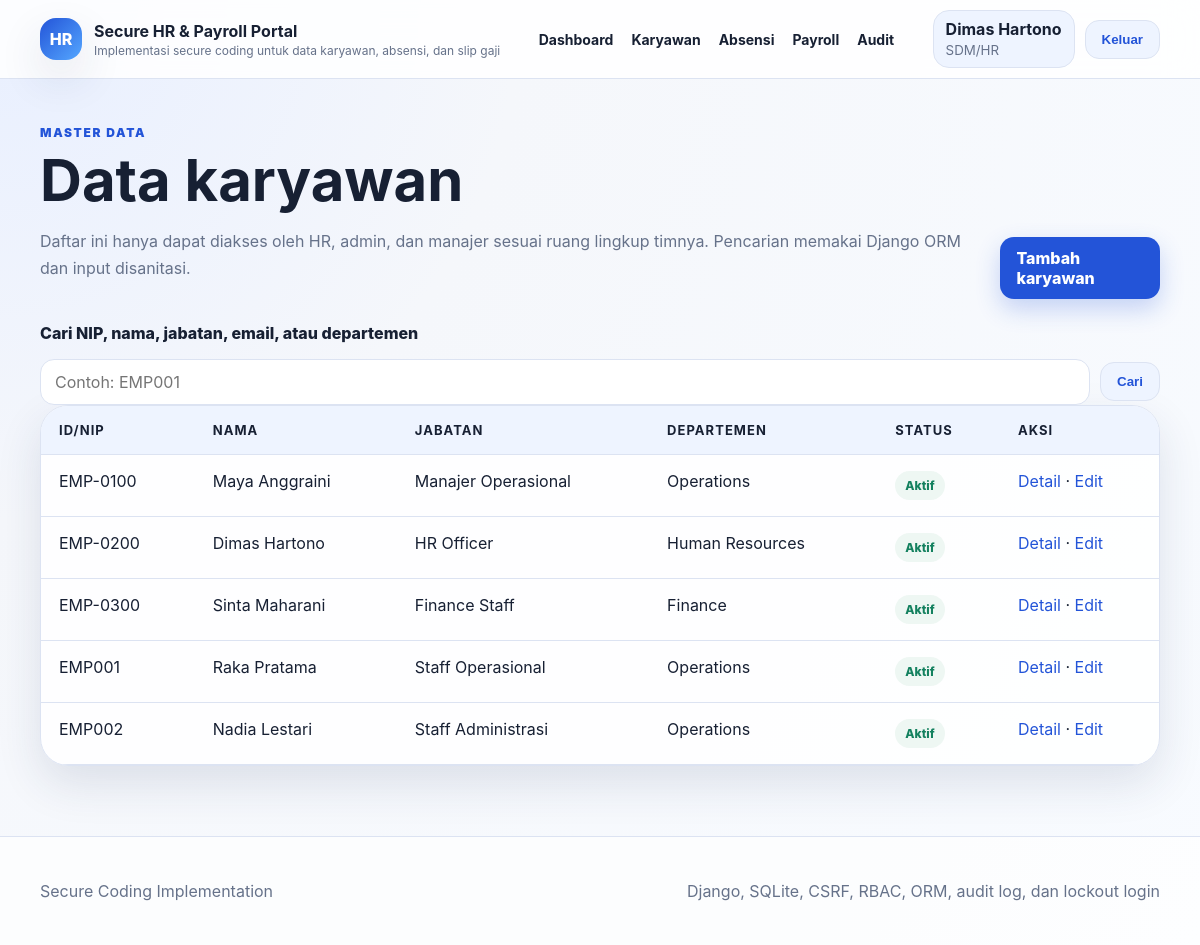
/employees/ (signed in), run on the app's committed database.
### accounts/models.py (models this page shows, shortened)
class User(AbstractUser):
    ROLE_EMPLOYEE = "employee"
    ROLE_MANAGER = "manager"
    ROLE_HR = "hr"
    ROLE_FINANCE = "finance"
    ROLE_ADMIN = "admin"
    ROLE_CHOICES = [
        (ROLE_EMPLOYEE, "Karyawan"),
        (ROLE_MANAGER, "Manajer Karyawan"),
        (ROLE_HR, "SDM/HR"),
        (ROLE_FINANCE, "Finance"),
        (ROLE_ADMIN, "Admin Sistem"),
    ]
    role = models.CharField(max_length=20, choices=ROLE_CHOICES, default=ROLE_EMPLOYEE)
    display_name = models.CharField(max_length=150, blank=True)
    @property
    def role_label(self) -> str:
        return dict(self.ROLE_CHOICES).get(self.role, self.role)

### core/models.py (models this page shows, shortened)
class EmployeeProfile(models.Model):
    STATUS_ACTIVE = "active"
    STATUS_INACTIVE = "inactive"
    STATUS_RESIGNED = "resigned"
    STATUS_CHOICES = [
        (STATUS_ACTIVE, "Aktif"),
        (STATUS_INACTIVE, "Nonaktif"),
        (STATUS_RESIGNED, "Resign"),
    ]
    user = models.OneToOneField(settings.AUTH_USER_MODEL, on_delete=models.CASCADE, related_name="employee_profile")
    employee_id = models.CharField(
        max_length=20,
        unique=True,
        validators=[RegexValidator(r"^EMP-?[0-9]{3,8}$", "Format ID karyawan harus seperti EMP001 atau EMP-0001.")],
    )
    full_name = models.CharField(max_length=120)
    position = models.CharField(
        max_length=80,
        default="Staff",
        validators=[RegexValidator(r"^[A-Za-zÀ-ÿ0-9 .,'/&()\-]{2,80}$", "Jabatan mengandung karakter tidak valid.")],
    )
    nik = models.CharField(
        max_length=16,
        unique=True,
        validators=[RegexValidator(r"^[0-9]{16}$", "NIK harus terdiri dari 16 digit.")],
    )
    email = models.EmailField(unique=True)
    phone = models.CharField(
        max_length=20,
        validators=[RegexValidator(r"^[0-9+() -]{8,20}$", "Nomor telepon mengandung karakter tidak valid.")],
    )
    address = models.TextField(max_length=250)
    department = models.ForeignKey(Department, on_delete=models.PROTECT, related_name="employees")
    manager = models.ForeignKey(
        settings.AUTH_USER_MODEL,
        on_delete=models.SET_NULL,
        null=True,
        blank=True,
        related_name="managed_employees",
    )
    bank_account = models.CharField(
        max_length=20,
        validators=[RegexValidator(r"^[0-9]{8,20}$", "Nomor rekening hanya boleh berisi angka.")],
    )
    leave_balance = models.PositiveIntegerField(default=12)
    base_salary = models.DecimalField(max_digits=12, decimal_places=2, validators=[MinValueValidator(Decimal("0"))])
    status = models.CharField(max_length=20, choices=STATUS_CHOICES, default=STATUS_ACTIVE)
    created_at = models.DateTimeField(auto_now_add=True)
    updated_at = models.DateTimeField(auto_now=True)
    class Meta:
        ordering = ["employee_id"]

class Department(models.Model):
    name = models.CharField(max_length=80, unique=True)
    code = models.CharField(
        max_length=12,
        unique=True,
        validators=[RegexValidator(r"^[A-Z0-9_]{2,12}$", "Kode hanya boleh berisi huruf kapital, angka, dan underscore.")],
    )
    class Meta:
        ordering = ["name"]

### core/views.py (the view)
# urls.py: path("employees/", views.employee_list, name="employee_list"),
@role_required(User.ROLE_HR, User.ROLE_ADMIN, User.ROLE_MANAGER)
def employee_list(request):
    queryset = EmployeeProfile.objects.select_related("user", "department", "manager")
    if request.user.role == User.ROLE_MANAGER and not request.user.is_superuser:
        queryset = queryset.filter(manager=request.user)
    query = request.GET.get("q", "")
    queryset = filter_employee_queryset(queryset, query)
    return render(request, "core/employee_list.html", {"employees": queryset[:50], "q": sanitize_text(query)})

### core/context_processors.py (called while the page is built)
def site_context(request):
    return {
        "site_name": "Secure HR & Payroll Portal",
        "site_tagline": "Implementasi secure coding untuk data karyawan, absensi, dan slip gaji",
    }

### core/utils.py (called while the page is built)
def sanitize_text(value: str) -> str:
    if value is None:
        return ""
    return strip_tags(str(value)).replace("<", "").replace(">", "").strip()

### core/views.py (called while the page is built, shortened)
def filter_employee_queryset(queryset, raw_query: str):
    cleaned = sanitize_text(raw_query)
    if not cleaned:
        return queryset

### templates/core/employee_list.html (shortened to what this page needs)
{% extends "base.html" %}
{% block content %}
<section class="section-heading row-between">
  <div>
    <span class="eyebrow">Master data</span>
    <h1>Data karyawan</h1>
    <p>Daftar ini hanya dapat diakses oleh HR, admin, dan manajer sesuai ruang lingkup timnya. Pencarian memakai Django ORM dan input disanitasi.</p>
  </div>
  {% if request.user.role == 'hr' or request.user.role == 'admin' or request.user.is_superuser %}
    <a class="btn btn-primary" href="{% url 'employee_create' %}">Tambah karyawan</a>
  {% endif %}
</section>
<form method="get" class="secure-form search-form" action="{% url 'employee_list' %}">
  <label for="q">Cari NIP, nama, jabatan, email, atau departemen</label>
  <div class="inline-form">
    <input id="q" name="q" type="search" value="{{ q }}" placeholder="Contoh: EMP001">
    <button class="btn btn-soft" type="submit">Cari</button>
  </div>
</form>
<div class="table-card">
  <table>
    <thead><tr><th>ID/NIP</th><th>Nama</th><th>Jabatan</th><th>Departemen</th><th>Status</th><th>Aksi</th></tr></thead>
    <tbody>
      {% for employee in employees %}
        <tr>
          <td>{{ employee.employee_id }}</td>
          <td>{{ employee.full_name }}</td>
          <td>{{ employee.position }}</td>
          <td>{{ employee.department.name }}</td>
          <td><span class="pill">{{ employee.get_status_display }}</span></td>
          <td>
            <a href="{% url 'employee_detail' employee.pk %}">Detail</a>
            {% if request.user.role == 'hr' or request.user.role == 'admin' or request.user.is_superuser %}
              · <a href="{% url 'employee_update' employee.pk %}">Edit</a>
            {% endif %}
          </td>
        </tr>
      {% empty %}
        <tr><td colspan="6">Tidak ada data karyawan yang cocok.</td></tr>
      {% endfor %}
    </tbody>
  </table>
</div>
{% endblock %}

### templates/base.html (shortened to what this page needs)
{% load static %}
<!DOCTYPE html>
<html lang="id">
<head>
  <link rel="stylesheet" href="{% static 'css/styles.css' %}">
</head>
<body>
  <header class="site-header">
    <div class="container header-inner">
      {% if request.user.is_authenticated %}
      <a class="brand" href="{% url 'dashboard' %}">
      {% else %}
      <a class="brand" href="{% url 'home' %}">
      {% endif %}
        <span class="brand-mark">HR</span>
        <span>
          <strong>{{ site_name }}</strong>
          <small>{{ site_tagline }}</small>
        </span>
      </a>
      <nav class="main-nav">
        {% if request.user.is_authenticated %}
          <a href="{% url 'dashboard' %}">Dashboard</a>
          <a href="{% url 'employee_list' %}">Karyawan</a>
          <a href="{% url 'attendance_list' %}">Absensi</a>
          <a href="{% url 'payroll_list' %}">Payroll</a>
          {% if request.user.role == 'hr' or request.user.role == 'admin' or request.user.is_superuser %}
            <a href="{% url 'audit_log_list' %}">Audit</a>
          {% endif %}
        {% endif %}
      </nav>
      <div class="header-actions">
        {% if request.user.is_authenticated %}
          <div class="user-chip">
            <span>{{ request.user.display_name|default:request.user.username }}</span>
            <small>{{ request.user.role_label }}</small>
          </div>
          <form method="post" action="{% url 'logout' %}">
            <button class="btn btn-soft" type="submit">Keluar</button>
          </form>
        {% else %}
          <a class="btn btn-primary" href="{% url 'login' %}">Masuk</a>
        {% endif %}
      </div>
    </div>
  </header>
  <main class="container page-shell">
    {% block content %}{% endblock %}
  </main>
  <footer class="site-footer">
    <div class="container footer-grid">
      <p>Secure Coding Implementation</p>
      <p>Django, SQLite, CSRF, RBAC, ORM, audit log, dan lockout login</p>
    </div>
  </footer>
</body>
</html>

### static/css/styles.css (style rules this page uses)
:root { --bg: #f5f7fb; --surface: #ffffff; --surface-soft: #eef4ff; --primary: #2354d8; --primary-dark: #173d9f; --text: #172033; --muted: #66728a; --line: #dce3f2; --success: #14815f; --danger: #c13f3f; --shadow: 0 18px 45px rgba(30, 49, 90, 0.12); }
* { box-sizing: border-box; }
body { margin: 0; font-family: Inter, Segoe UI, Arial, sans-serif; color: var(--text); background: radial-gradient(circle at top left, #e8efff 0, #f5f7fb 34%, #f8fbff 100%); }
a { color: var(--primary); text-decoration: none; }
.container { width: min(1120px, calc(100% - 40px)); margin: 0 auto; }
.site-header { position: sticky; top: 0; z-index: 20; background: rgba(255, 255, 255, 0.86); backdrop-filter: blur(16px); border-bottom: 1px solid var(--line); }
.header-inner { display: flex; align-items: center; justify-content: space-between; min-height: 78px; gap: 22px; }
.brand { display: flex; align-items: center; gap: 12px; color: var(--text); }
.brand-mark { width: 42px; height: 42px; border-radius: 16px; display: grid; place-items: center; color: #fff; font-weight: 800; background: linear-gradient(135deg, var(--primary), #55a7ff); box-shadow: var(--shadow); }
.brand small { display: block; color: var(--muted); font-size: 12px; margin-top: 2px; }
.main-nav { display: flex; gap: 18px; align-items: center; flex-wrap: wrap; }
.main-nav a { color: var(--text); font-weight: 700; font-size: 14px; }
.header-actions { display: flex; align-items: center; gap: 10px; }
.user-chip { background: var(--surface-soft); border: 1px solid var(--line); border-radius: 16px; padding: 8px 12px; }
.user-chip span { display: block; font-weight: 700; }
.user-chip small { color: var(--muted); }
.btn { border: 0; border-radius: 14px; padding: 11px 16px; font-weight: 800; cursor: pointer; display: inline-flex; align-items: center; justify-content: center; }
.btn-primary { background: var(--primary); color: #fff; box-shadow: 0 10px 25px rgba(35, 84, 216, 0.24); }
.btn-soft { background: var(--surface-soft); color: var(--primary); border: 1px solid var(--line); }
.page-shell { padding: 42px 0 70px; }
.hero-copy, .security-card, .card, .metric, .table-card, .form-shell, .error-panel { background: rgba(255, 255, 255, 0.92); border: 1px solid var(--line); border-radius: 28px; box-shadow: var(--shadow); }
.hero-copy h1, .section-heading h1 { font-size: clamp(32px, 5vw, 58px); line-height: 1.02; margin: 10px 0 18px; }
.hero-copy p, .section-heading p { color: var(--muted); line-height: 1.7; }
.eyebrow { color: var(--primary); text-transform: uppercase; letter-spacing: 0.14em; font-size: 12px; font-weight: 900; }
.section-heading { margin-bottom: 24px; }
.row-between { display: flex; justify-content: space-between; align-items: flex-end; gap: 18px; }
.table-card { overflow: hidden; }
table { width: 100%; border-collapse: collapse; }
th, td { padding: 16px 18px; text-align: left; border-bottom: 1px solid var(--line); vertical-align: top; }
th { background: var(--surface-soft); font-size: 13px; text-transform: uppercase; letter-spacing: 0.08em; }
.pill { display: inline-block; background: #eef7f3; color: var(--success); padding: 7px 10px; border-radius: 999px; font-size: 12px; font-weight: 800; }
.secure-form { display: grid; gap: 16px; }
.secure-form label { display: grid; gap: 8px; font-weight: 800; }
input, select, textarea { width: 100%; border: 1px solid var(--line); border-radius: 14px; padding: 12px 14px; background: #fff; color: var(--text); font: inherit; }
.inline-form { display: flex; gap: 10px; align-items: center; }
.site-footer { border-top: 1px solid var(--line); padding: 28px 0; color: var(--muted); background: rgba(255, 255, 255, 0.7); }
.footer-grid { display: flex; justify-content: space-between; gap: 20px; flex-wrap: wrap; }

### data on the page
User: user.display_name "Dimas Hartono", user.role_label "SDM/HR"
EmployeeProfile: employee_id "EMP-0100", full_name "Maya Anggraini", position "Manajer Operasional", department.name "Operations", status "Aktif"
EmployeeProfile: employee_id "EMP-0200", full_name "Dimas Hartono", position "HR Officer", department.name "Human Resources", status "Aktif"
EmployeeProfile: employee_id "EMP-0300", full_name "Sinta Maharani", position "Finance Staff", department.name "Finance", status "Aktif"
EmployeeProfile: employee_id "EMP001", full_name "Raka Pratama", position "Staff Operasional", department.name "Operations", status "Aktif"
EmployeeProfile: employee_id "EMP002", full_name "Nadia Lestari", position "Staff Administrasi", department.name "Operations", status "Aktif"

### other printed values
{{ site_name }} "Secure HR & Payroll Portal"
{{ site_tagline }} "Implementasi secure coding untuk data karyawan, absensi, dan slip gaji"
